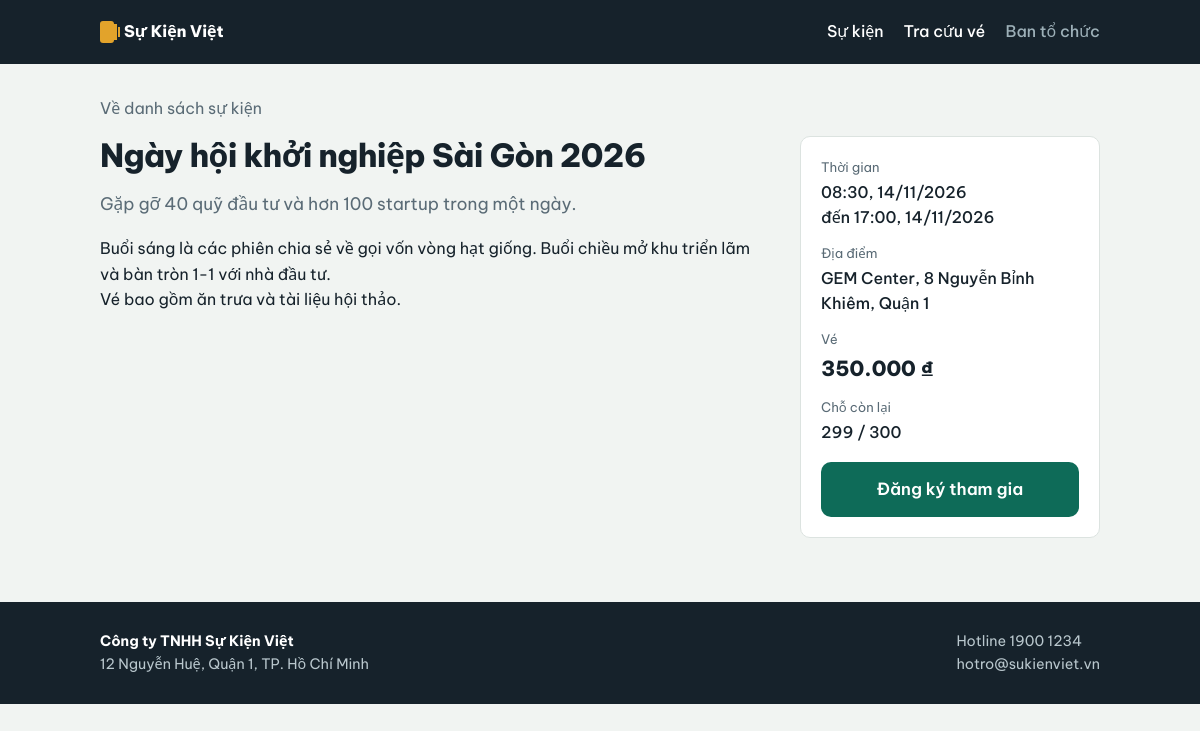
/su-kien/1, run on the app's committed database.
### app.py (models this page shows, shortened)
class Event(db.Model):
    id = db.Column(db.Integer, primary_key=True)
    title = db.Column(db.String(200), nullable=False)
    summary = db.Column(db.String(300), default="")
    description = db.Column(db.Text, default="")
    location = db.Column(db.String(200), default="")
    start_at = db.Column(db.DateTime, nullable=False)
    end_at = db.Column(db.DateTime)
    capacity = db.Column(db.Integer, default=100)          # 0 = không giới hạn
    price = db.Column(db.Integer, default=0)               # 0 = miễn phí
    banner = db.Column(db.String(255))
    published = db.Column(db.Boolean, default=True)
    created_at = db.Column(db.DateTime, default=datetime.now)
    registrations = db.relationship(
        "Registration", backref="event", cascade="all, delete-orphan", lazy=True
    )
    @property
    def is_free(self):
        return (self.price or 0) <= 0
    @property
    def sold(self):
        return sum(r.quantity for r in self.registrations
                   if r.status in ("paid", "pending"))
    @property
    def seats_left(self):
        if not self.capacity:
            return None
        return max(self.capacity - self.sold, 0)
    @property
    def is_past(self):
        return self.start_at < datetime.now()
    @property
    def sold_out(self):
        return self.seats_left is not None and self.seats_left <= 0

class Registration(db.Model):
    id = db.Column(db.Integer, primary_key=True)
    code = db.Column(db.String(20), unique=True, nullable=False)
    event_id = db.Column(db.Integer, db.ForeignKey("event.id"), nullable=False)
    full_name = db.Column(db.String(120), nullable=False)
    email = db.Column(db.String(120), nullable=False)
    phone = db.Column(db.String(30), default="")
    note = db.Column(db.String(300), default="")
    quantity = db.Column(db.Integer, default=1)
    unit_price = db.Column(db.Integer, default=0)
    amount = db.Column(db.Integer, default=0)
    status = db.Column(db.String(20), default="pending")   # pending | paid | cancelled
    invoice_no = db.Column(db.String(30))
    created_at = db.Column(db.DateTime, default=datetime.now)
    paid_at = db.Column(db.DateTime)

### app.py (the view)
@app.route("/su-kien/<int:event_id>")
def event_detail(event_id):
    event = Event.query.get_or_404(event_id)
    if not event.published and not session.get("admin"):
        abort(404)
    return render_template("event_detail.html", event=event)

### app.py (called while the page is built)
def money(v):
    return f"{int(v or 0):,}".replace(",", ".") + " ₫"

### templates/event_detail.html (shortened to what this page needs)
{% extends "base.html" %}
{% block content %}
<a class="back" href="{{ url_for('index') }}">Về danh sách sự kiện</a>
<div class="detail">
  <div class="detail-main">
    <h1>{{ event.title }}</h1>
    {% if event.summary %}<p class="lead">{{ event.summary }}</p>{% endif %}
    <div class="prose">{{ event.description|replace('\n', '<br>')|safe }}</div>
  </div>
  <aside class="detail-side">
    <dl class="facts">
      <dt>Thời gian</dt>
      <dd>{{ event.start_at.strftime('%H:%M, %d/%m/%Y') }}
        {% if event.end_at %}<br>đến {{ event.end_at.strftime('%H:%M, %d/%m/%Y') }}{% endif %}</dd>
      <dt>Địa điểm</dt>
      <dd>{{ event.location or 'Sẽ thông báo sau' }}</dd>
      <dt>Vé</dt>
      <dd class="big">{{ 'Miễn phí' if event.is_free else event.price|money }}</dd>
      {% if event.seats_left is not none %}
        <dt>Chỗ còn lại</dt>
        <dd>{{ event.seats_left }} / {{ event.capacity }}</dd>
      {% endif %}
    </dl>
    {% if event.is_past %}
      <p class="note">Sự kiện này đã diễn ra.</p>
    {% elif event.sold_out %}
      <p class="note">Đã hết chỗ. Theo dõi trang này để biết khi có vé trả lại.</p>
    {% else %}
      <a class="btn btn-lg" href="{{ url_for('register', event_id=event.id) }}">Đăng ký tham gia</a>
    {% endif %}
  </aside>
</div>
{% endblock %}

### static/uploads/style.css (style rules this page uses)
:root { --ink:#16222B; --ink-soft:#5A6B76; --line:#DCE3E0; --paper:#FFFFFF; --mist:#F1F4F2; --teal:#0E6B58; --teal-dark:#0A4F41; --amber:#E2A32B; --rose:#B43A2C; --radius:10px; }
* { box-sizing:border-box }
body { margin:0;background:var(--mist);color:var(--ink); font-family:"Be Vietnam Pro",system-ui,"Segoe UI",sans-serif; font-size:16px;line-height:1.6; }
a { color:var(--teal-dark) }
h1,h2,h3 { line-height:1.2;margin:0 0 .5rem }
h1 { font-size:2rem;font-weight:800;letter-spacing:-.02em }
.btn { display:inline-block;padding:10px 18px;border-radius:var(--radius);background:var(--teal); color:#fff;text-decoration:none;font-weight:600;border:0;font:inherit;font-weight:600;cursor:pointer; text-align:center }
.btn-lg { padding:14px 26px;font-size:1.05rem }
.back { display:inline-block;margin-bottom:14px;color:var(--ink-soft);text-decoration:none }
.detail { display:grid;grid-template-columns:1fr 300px;gap:32px;align-items:start }
.lead { color:var(--ink-soft);font-size:1.08rem }
.prose { max-width:62ch }
.detail-side { background:var(--paper);border:1px solid var(--line);border-radius:var(--radius);padding:20px }
.facts { margin:0 0 16px }
.facts dt { font-size:.82rem;color:var(--ink-soft);margin-top:12px }
.facts dt:first-child { margin-top:0 }
.facts dd { margin:2px 0 0;font-weight:500 }
.facts .big { font-size:1.3rem;font-weight:800 }
.detail-side .btn { width:100% }

### data on the page
Event: title "Ngày hội khởi nghiệp Sài Gòn 2026", summary "Gặp gỡ 40 quỹ đầu tư và hơn 100 startup trong một ngày.", description "Buổi sáng là các phiên chia sẻ về gọi vốn vòng hạt giống. Buổi chiều mở khu triển lãm và bàn tròn 1-1 với nhà đầu tư. Vé bao gồm ăn trưa và tài liệu hội thảo.", start_at "08:30, 14/11/2026", end_at "17:00, 14/11/2026", location "GEM Center, 8 Nguyễn Bỉnh Khiêm, Quận 1", price "350.000 ₫", seats_left "299", capacity "300"

### other printed values
{{ ORG.name }} "Công ty TNHH Sự Kiện Việt"
{{ ORG.address }} "12 Nguyễn Huệ, Quận 1, TP. Hồ Chí Minh"
{{ ORG.hotline }} "1900 1234"
{{ ORG.email }} "hotro@sukienviet.vn"
